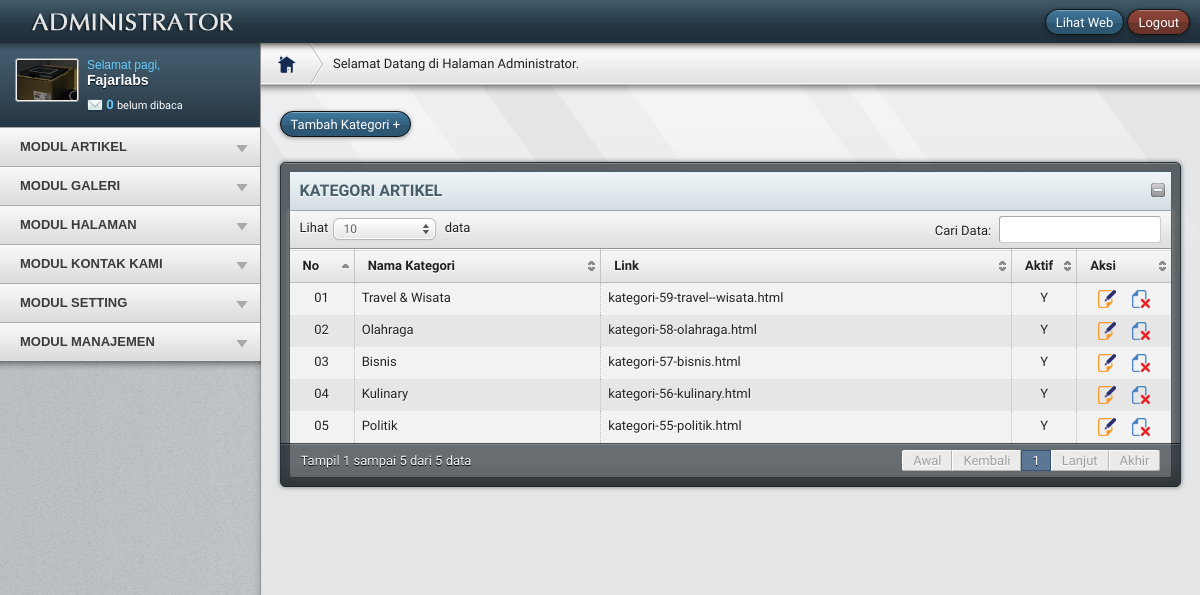
The app's page /redaktur/media.php?module=kategori_artikel (signed in) with its own data.
### tables this page shows
CREATE TABLE `users` (
  `username` varchar(50) NOT NULL,
  `password` varchar(50) NOT NULL,
  `nama_lengkap` varchar(100) NOT NULL,
  `email` varchar(100) NOT NULL,
  `no_telp` varchar(20) NOT NULL,
  `foto` varchar(100) NOT NULL,
  `level` varchar(20) NOT NULL DEFAULT 'user',
  `blokir` enum('Y','N') NOT NULL DEFAULT 'N',
  `id_session` varchar(100) NOT NULL
);

CREATE TABLE `kategori` (
  `id_kategori` int(5) NOT NULL,
  `nama_kategori` varchar(50) NOT NULL,
  `username` varchar(50) NOT NULL,
  `kategori_seo` varchar(100) NOT NULL,
  `aktif` enum('Y','N') NOT NULL DEFAULT 'Y'
);

### packages/Database.php (called while the page is built, shortened)
<?php
class Database {
	private $servername = "localhost";
	private $username = "root";
	private $password = "";
	private $database = "fajarlabs";
	public static $instance = null;
	private $db = null;
	public static function getIntance() {
		if(self::$instance == null) {
			self::$instance = new Database();
		}
		return self::$instance;
	}
	public function __construct() {
		try {
		    $this->db = new PDO("mysql:host=$this->servername;dbname=$this->database", $this->username, $this->password);
		    $this->db->setAttribute(PDO::ATTR_ERRMODE, PDO::ERRMODE_EXCEPTION);
		} catch(PDOException $e) {
			echo "Error: " . $e->getMessage();
		}
	}
	public function select($query = null, $arrayBindParam = array()) {
		$sth = $this->db->prepare($query);
		foreach($arrayBindParam as $idx => $obj) {
			$sth->bindParam($obj->key,$obj->val, $obj->type_param);
		}
		$sth->execute();
		$o = new stdClass();
		$o->result = $sth->fetchAll(PDO::FETCH_OBJ);
		$o->num_rows = count($o->result);
		return $o;
	}
	public static function bind($key, $val, $type_param) {
		$o = new stdClass();
		$o->key = $key;
		$o->val = $val;
		$o->type_param = $type_param;
		return $o;
	}
}
?>

### system/load.php (called while the page is built, shortened)
<?php
$DB = Database::getIntance();
function user_akses($mod,$id){
  global $DB;
	$link = "?module=".$mod;
  $arrBindParam = array();
  $arrBindParam[] = Database::bind(":id", $id, PDO::PARAM_INT);
  $arrBindParam[] = Database::bind(":link", $link, PDO::PARAM_STR);
  $oResult = $DB->select("SELECT * FROM modul,users_modul WHERE modul.id_modul=users_modul.id_modul AND users_modul.id_session= :id AND modul.link = :link ", $arrBindParam);
	return $oResult->num_rows;
}
function umenu_akses($link,$id){
  global $DB;
  $arrBindParam = array();
  $arrBindParam[] = Database::bind(":id", $id, PDO::PARAM_INT);
  $arrBindParam[] = Database::bind(":link", $link, PDO::PARAM_STR);
  $oResult = $DB->select("SELECT * FROM modul,users_modul WHERE modul.id_modul=users_modul.id_modul AND users_modul.id_session= :id AND modul.link = :link ", $arrBindParam);
  return $oResult->num_rows;
}
function cekMenu($array = array()){
    $i = 0;
    $i += (Session::get("leveluser") =="admin" ? 1 : 0);
    foreach($array as $key => $val)
      $i += umenu_akses("?module={$val}",Session::get('sessid'));
    return $i;
}
?>

### packages/Session.php (called while the page is built, shortened)
<?php
class Session {
	public static function get($key="") {
		$result = "";
		if(isset($_SESSION[$key])) {
			$result = $_SESSION[$key];
		}
		return $result;
	}
}

### config/class_paging.php (called while the page is built, shortened)
<?php
class Paging{
function cariPosisi($batas){
	if(empty($_GET['halaman'])){
		$posisi=0;
	} else
		$posisi = ($_GET['halaman']-1) * $batas;
	return $posisi;
}
}
?>

### redaktur/modul/mod_kategori_artikel/kategori_artikel.php (the view, shortened to what this page needs)
<?php
$cek=user_akses($_GET[module],$_SESSION[sessid]);
if($cek==1 OR $_SESSION[leveluser]=='admin'){
$aksi="modul/mod_kategori_artikel/aksi_kategori_artikel.php";
switch($_GET[act]){
  default:
echo "<div id=main-content>
      <div class=container_12>
      <div class=grid_12>
      <br/>
	  <a href='?module=kategori_artikel&act=tambahkategori' class='button'>
     <span>Tambah Kategori +</span>
     </a></div>";
    if (empty($_GET['kata'])){
echo "<div class=grid_12>
      <div class=block-border>
      <div class=block-header>
      <h1>KATEGORI ARTIKEL</h1>
      <span></span>
      </div>
       <div class='block-content'>
     <table id='table-example' class='table'>
    <thead><tr>
    <th>No</th>
    <th>Nama Kategori</th>
    <th>Link</th>
	<th>Aktif</th>
    <th>Aksi</th>
    </thead>
    <tbody>";
    $p      = new Paging;
    $batas  = 15;
    $posisi = $p->cariPosisi($batas);
    if ($_SESSION[leveluser]=='admin'){
      $tampil = mysql_query("SELECT * FROM kategori ORDER BY id_kategori DESC");
    }
    else{
      $tampil=mysql_query("SELECT * FROM kategori
                           WHERE username='$_SESSION[namauser]'
                           ORDER BY id_kategori DESC");
    }
    $no = $posisi+1;
    while($r=mysql_fetch_array($tampil)){
    $lebar=strlen($no);
    switch($lebar){
      case 1:
        $g="0".$no;
        break;
    }
       echo "<tr class=gradeX>
  <td width=50><center>$g</center></td>
  <td>$r[nama_kategori]</td>
  <td>kategori-$r[id_kategori]-$r[kategori_seo].html</td>
  <td width=50><center>$r[aktif]</center></td>
  <td width=80>
  <a href=?module=kategori_artikel&act=editkategori&id=$r[id_kategori] title='Edit' class='with-tip'>
  <center><img src='img/edit.png'></a>
  <a href=javascript:confirmdelete('$aksi?module=kategori_artikel&act=hapus&id=$r[id_kategori]') title='Hapus' class='with-tip'>
  &nbsp;&nbsp;&nbsp;&nbsp;<img src='img/hapus.png'></center></a>
  </td></tr>";
      $no++;
      }
echo "</tbody></table> ";
      break;
      }
   }
   } else {
	echo akses_salah();
   }
   ?>
   </div>
   </div>
   </div>
   </div></div>

### redaktur/form_utama.php (shortened to what this page needs)
 <!DOCTYPE html PUBLIC "-//W3C//DTD XHTML 1.0 Transitional//EN" "http://www.w3.org/TR/xhtml1/DTD/xhtml1-transitional.dtd">
 <html xmlns="http://www.w3.org/1999/xhtml">
 <head>
<link rel="stylesheet" href="css/zalstyle.css" />
 </head>
 <body id="top">
 <div id="container">
 <div id="header-surround">
 <header id="header">
 <img src="img/logo.png" alt="Grape" class="logo" />
 <div id="user-info">
 <p>
 <a target='_blank' href=../index.html  class="button blue">Lihat Web</a>
 <a href="aksi_logout.php" class="button red">Logout</a> </p>
 </div>
 </header>
 </div>
 <aside id="sidebar">
 <section id="login-details">
 <?php
 $arrBindParam = array();
 $arrBindParam[] = Database::bind(":username",Session::get("username") , PDO::PARAM_STR);
 $oResult = $DB->select("SELECT * FROM users WHERE username = :username",$arrBindParam);
 $imageFoto = (isset($oResult->result[0]->foto) ? $oResult->result[0]->foto : "");
 echo "<img class='img-left framed' width=60 src='../foto_user/".$imageFoto."' border=\"0\" />";
 ?>
 <div class='selamat'></div>
 <h3>
 <?php $arrBindParam = array();
 $arrBindParam[] = Database::bind(":username",Session::get("username") , PDO::PARAM_STR);
 $oResult = $DB->select("SELECT * FROM users WHERE username = :username",$arrBindParam);
 $namaLengkap = (isset($oResult->result[0]->nama_lengkap) ? $oResult->result[0]->nama_lengkap : "");
 echo "<div class='nama_user'>".$namaLengkap."</div>"; ?>
 </h3>
 <?php
 $arrBindParam = array();
 $arrBindParam[] = Database::bind(":dibaca", "N", PDO::PARAM_STR);
 $oResult = $DB->select("SELECT * FROM hubungi WHERE dibaca = :dibaca", $arrBindParam);
 echo "<span class=messages> <a href='?module=hubungi'>
 <img src='img/icons/packs/fugue/16x16/mail.png' alt='Pesan'>  <span class style=\"color:#66CCFF;\"><b>".$oResult->num_rows."</b></span>
 <span class style=\"font-size:11px; color:#fff;\"> belum dibaca</span></a> </span>";
 ?>
 </section>
 <nav id="nav">
 <ul class="menu collapsible shadow-bottom">
 <li>
 <?php if((cekMenu(array("identitas","menu","halamanstatis")) > 0)) { ?>
 <a href="javascript:void(0);">MODUL ARTIKEL</a>
 <?php } ?>
 </li>
 <li>
 <?php if((cekMenu(array("galeri","kategori_galeri")) > 0)) { ?>
 <a href="javascript:void(0);">MODUL GALERI</a>
 <?php } ?>
 </li>
 <li>
 <?php if((cekMenu(array("halaman_statis")) > 0)) { ?>
 <a href="javascript:void(0);">MODUL HALAMAN</a>
 <?php } ?>
 </li>
 <li>
 <?php if((cekMenu(array("kontak_kami")) > 0)) { ?>
 <a href="javascript:void(0);">MODUL KONTAK KAMI</a>
 <?php } ?>
 </li>
 <li>
 <?php if((cekMenu(array("setting")) > 0)) { ?>
 <a href="javascript:void(0);">MODUL SETTING</a>
 <?php } ?>
 </li>
 <li>
 <?php if((cekMenu(array("user","modul")) > 0)) { ?>
 <a href="javascript:void(0);">
  MODUL MANAJEMEN</a>
 <?php } ?>
 </li>
 </ul>
 </nav>
 </aside>
 <div id="main" role="main">
 <div id="title-bar">
 <ul id="breadcrumbs">
 <li><a href="?module=home" title="Beranda"><span id="bc-home"></span></a></li>
 <li class="no-hover">Selamat Datang di Halaman Administrator. </li>
 </ul>
 </div>
 <div class="shadow-bottom shadow-titlebar"></div>
 <?php include "form_module.php"; ?>
 </div>
 </body></html>

### records on screen
users: foto (picture), nama_lengkap "Fajarlabs"
kategori: g "01", nama_kategori "Travel & Wisata", id_kategori "59", kategori_seo "travel--wisata", aktif "Y"
kategori: g "02", nama_kategori "Olahraga", id_kategori "58", kategori_seo "olahraga", aktif "Y"
kategori: g "03", nama_kategori "Bisnis", id_kategori "57", kategori_seo "bisnis", aktif "Y"
kategori: g "04", nama_kategori "Kulinary", id_kategori "56", kategori_seo "kulinary", aktif "Y"
kategori: g "05", nama_kategori "Politik", id_kategori "55", kategori_seo "politik", aktif "Y"

### other values on screen
$oResult->num_rows "0"
